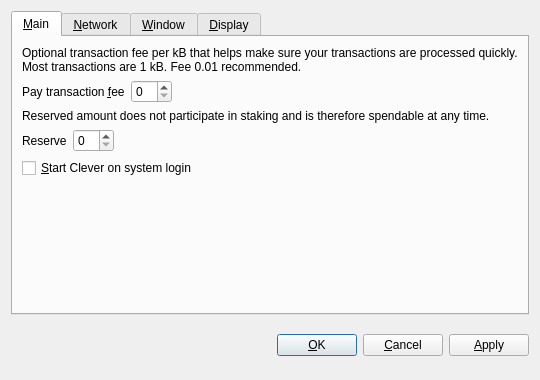
<?xml version="1.0" encoding="UTF-8"?>
<ui version="4.0">
 <class>OptionsDialog</class>
 <widget class="QDialog" name="OptionsDialog">
  <property name="geometry">
   <rect>
    <x>0</x>
    <y>0</y>
    <width>540</width>
    <height>380</height>
   </rect>
  </property>
  <property name="windowTitle">
   <string>Options</string>
  </property>
  <property name="modal">
   <bool>true</bool>
  </property>
  <layout class="QVBoxLayout" name="verticalLayout">
   <item>
    <widget class="QTabWidget" name="tabWidget">
     <property name="tabPosition">
      <enum>QTabWidget::North</enum>
     </property>
     <property name="currentIndex">
      <number>0</number>
     </property>
     <widget class="QWidget" name="tabMain">
      <attribute name="title">
       <string>&amp;Main</string>
      </attribute>
      <layout class="QVBoxLayout" name="verticalLayout_Main">
       <item>
        <widget class="QLabel" name="transactionFeeInfoLabel">
         <property name="text">
          <string>Optional transaction fee per kB that helps make sure your transactions are processed quickly. Most transactions are 1 kB. Fee 0.01 recommended.</string>
         </property>
         <property name="textFormat">
          <enum>Qt::PlainText</enum>
         </property>
         <property name="wordWrap">
          <bool>true</bool>
         </property>
        </widget>
       </item>
       <item>
        <layout class="QHBoxLayout" name="horizontalLayoutFee">
         <item>
          <widget class="QLabel" name="transactionFeeLabel">
           <property name="text">
            <string>Pay transaction &amp;fee</string>
           </property>
           <property name="textFormat">
            <enum>Qt::PlainText</enum>
           </property>
           <property name="buddy">
            <cstring>transactionFee</cstring>
           </property>
          </widget>
         </item>
         <item>
          <widget class="BitcoinAmountField" name="transactionFee"/>
         </item>
         <item>
          <spacer name="horizontalSpacerFee">
           <property name="orientation">
            <enum>Qt::Horizontal</enum>
           </property>
           <property name="sizeHint" stdset="0">
            <size>
             <width>40</width>
             <height>20</height>
            </size>
           </property>
          </spacer>
         </item>
        </layout>
       </item>
       <item>
        <widget class="QLabel" name="reserveBalanceInfoLabel">
         <property name="text">
          <string>Reserved amount does not participate in staking and is therefore spendable at any time.</string>
         </property>
         <property name="textFormat">
          <enum>Qt::PlainText</enum>
         </property>
         <property name="wordWrap">
          <bool>true</bool>
         </property>
        </widget>
       </item>
       <item>
        <layout class="QHBoxLayout" name="horizontalLayoutReserveBalance">
         <item>
          <widget class="QLabel" name="reserveBalanceLabel">
           <property name="text">
            <string>Reserve</string>
           </property>
           <property name="textFormat">
            <enum>Qt::PlainText</enum>
           </property>
           <property name="buddy">
            <cstring>reserveBalance</cstring>
           </property>
          </widget>
         </item>
         <item>
          <widget class="BitcoinAmountField" name="reserveBalance"/>
         </item>
         <item>
          <spacer name="horizontalSpacerReserveBalance">
           <property name="orientation">
            <enum>Qt::Horizontal</enum>
           </property>
           <property name="sizeHint" stdset="0">
            <size>
             <width>40</width>
             <height>20</height>
            </size>
           </property>
          </spacer>
         </item>
        </layout>
       </item>
       <item>
        <widget class="QCheckBox" name="bitcoinAtStartup">
         <property name="toolTip">
          <string>Automatically start Clever after logging in to the system.</string>
         </property>
         <property name="text">
          <string>&amp;Start Clever on system login</string>
         </property>
        </widget>
       </item>
       <item>
        <spacer name="verticalSpacer_Main">
         <property name="orientation">
          <enum>Qt::Vertical</enum>
         </property>
         <property name="sizeHint" stdset="0">
          <size>
           <width>20</width>
           <height>40</height>
          </size>
         </property>
        </spacer>
       </item>
      </layout>
     </widget>
     <widget class="QWidget" name="tabNetwork">
      <attribute name="title">
       <string>&amp;Network</string>
      </attribute>
      <layout class="QVBoxLayout" name="verticalLayout_Network">
       <item>
        <widget class="QCheckBox" name="mapPortUpnp">
         <property name="toolTip">
          <string>Automatically open the Clever client port on the router. This only works when your router supports UPnP and it is enabled.</string>
         </property>
         <property name="text">
          <string>Map port using &amp;UPnP</string>
         </property>
        </widget>
       </item>
       <item>
        <widget class="QCheckBox" name="connectSocks">
         <property name="toolTip">
          <string>Connect to the Clever network through a SOCKS5 proxy (e.g. when connecting through Tor).</string>
         </property>
         <property name="text">
          <string>&amp;Connect through SOCKS5 proxy:</string>
         </property>
        </widget>
       </item>
       <item>
        <layout class="QHBoxLayout" name="horizontalLayout_Network">
         <item>
          <widget class="QLabel" name="proxyIpLabel">
           <property name="text">
            <string>Proxy &amp;IP:</string>
           </property>
           <property name="textFormat">
            <enum>Qt::PlainText</enum>
           </property>
           <property name="buddy">
            <cstring>proxyIp</cstring>
           </property>
          </widget>
         </item>
         <item>
          <widget class="QValidatedLineEdit" name="proxyIp">
           <property name="maximumSize">
            <size>
             <width>140</width>
             <height>16777215</height>
            </size>
           </property>
           <property name="toolTip">
            <string>IP address of the proxy (e.g. 127.0.0.1)</string>
           </property>
          </widget>
         </item>
         <item>
          <widget class="QLabel" name="proxyPortLabel">
           <property name="text">
            <string>&amp;Port:</string>
           </property>
           <property name="textFormat">
            <enum>Qt::PlainText</enum>
           </property>
           <property name="buddy">
            <cstring>proxyPort</cstring>
           </property>
          </widget>
         </item>
         <item>
          <widget class="QLineEdit" name="proxyPort">
           <property name="maximumSize">
            <size>
             <width>55</width>
             <height>16777215</height>
            </size>
           </property>
           <property name="toolTip">
            <string>Port of the proxy (e.g. 9050)</string>
           </property>
          </widget>
         </item>
         <item>
          <spacer name="horizontalSpacer_Network">
           <property name="orientation">
            <enum>Qt::Horizontal</enum>
           </property>
           <property name="sizeHint" stdset="0">
            <size>
             <width>40</width>
             <height>20</height>
            </size>
           </property>
          </spacer>
         </item>
        </layout>
       </item>
       <item>
        <spacer name="verticalSpacer_Network">
         <property name="orientation">
          <enum>Qt::Vertical</enum>
         </property>
         <property name="sizeHint" stdset="0">
          <size>
           <width>20</width>
           <height>40</height>
          </size>
         </property>
        </spacer>
       </item>
      </layout>
     </widget>
     <widget class="QWidget" name="tabWindow">
      <attribute name="title">
       <string>&amp;Window</string>
      </attribute>
      <layout class="QVBoxLayout" name="verticalLayout_Window">
       <item>
        <widget class="QCheckBox" name="minimizeToTray">
         <property name="toolTip">
          <string>Show only a tray icon after minimizing the window.</string>
         </property>
         <property name="text">
          <string>&amp;Minimize to the tray instead of the taskbar</string>
         </property>
        </widget>
       </item>
       <item>
        <widget class="QCheckBox" name="minimizeOnClose">
         <property name="toolTip">
          <string>Minimize instead of exit the application when the window is closed. When this option is enabled, the application will be closed only after selecting Quit in the menu.</string>
         </property>
         <property name="text">
          <string>M&amp;inimize on close</string>
         </property>
        </widget>
       </item>
       <item>
        <spacer name="verticalSpacer_Window">
         <property name="orientation">
          <enum>Qt::Vertical</enum>
         </property>
         <property name="sizeHint" stdset="0">
          <size>
           <width>20</width>
           <height>40</height>
          </size>
         </property>
        </spacer>
       </item>
      </layout>
     </widget>
     <widget class="QWidget" name="tabDisplay">
      <attribute name="title">
       <string>&amp;Display</string>
      </attribute>
      <layout class="QVBoxLayout" name="verticalLayout_Display">
       <item>
        <layout class="QHBoxLayout" name="horizontalLayout_1_Display">
         <item>
          <widget class="QLabel" name="langLabel">
           <property name="text">
            <string>User Interface &amp;language:</string>
           </property>
           <property name="textFormat">
            <enum>Qt::PlainText</enum>
           </property>
           <property name="buddy">
            <cstring>lang</cstring>
           </property>
          </widget>
         </item>
         <item>
          <widget class="QValueComboBox" name="lang">
           <property name="toolTip">
            <string>The user interface language can be set here. This setting will take effect after restarting Clever.</string>
           </property>
          </widget>
         </item>
        </layout>
       </item>
       <item>
        <layout class="QHBoxLayout" name="horizontalLayout_2_Display">
         <item>
          <widget class="QLabel" name="unitLabel">
           <property name="text">
            <string>&amp;Unit to show amounts in:</string>
           </property>
           <property name="textFormat">
            <enum>Qt::PlainText</enum>
           </property>
           <property name="buddy">
            <cstring>unit</cstring>
           </property>
          </widget>
         </item>
         <item>
          <widget class="QValueComboBox" name="unit">
           <property name="toolTip">
            <string>Choose the default subdivision unit to show in the interface and when sending coins.</string>
           </property>
          </widget>
         </item>
        </layout>
       </item>
       <item>
        <widget class="QCheckBox" name="coinControlFeatures">
         <property name="toolTip">
          <string>Whether to show coin control features or not.</string>
         </property>
         <property name="text">
          <string>Display coin &amp;control features (experts only!)</string>
         </property>
        </widget>
       </item>
       <item>
        <widget class="QCheckBox" name="minimizeCoinAge">
         <property name="toolTip">
          <string>Whether to select the coin outputs randomly or with minimal coin age.</string>
         </property>
         <property name="text">
          <string>Minimize weight consumption (experimental)</string>
         </property>
        </widget>
       </item>
       <item>
        <widget class="QCheckBox" name="useBlackTheme">
         <property name="text">
          <string>Use black visual theme (requires restart)</string>
         </property>
        </widget>
       </item>
       <item>
        <spacer name="verticalSpacer_Display">
         <property name="orientation">
          <enum>Qt::Vertical</enum>
         </property>
         <property name="sizeHint" stdset="0">
          <size>
           <width>20</width>
           <height>40</height>
          </size>
         </property>
        </spacer>
       </item>
      </layout>
     </widget>
    </widget>
   </item>
   <item>
    <layout class="QHBoxLayout" name="horizontalLayout_Buttons">
     <item>
      <spacer name="horizontalSpacer_1">
       <property name="orientation">
        <enum>Qt::Horizontal</enum>
       </property>
       <property name="sizeHint" stdset="0">
        <size>
         <width>40</width>
         <height>48</height>
        </size>
       </property>
      </spacer>
     </item>
     <item>
      <widget class="QLabel" name="statusLabel">
       <property name="font">
        <font>
         <weight>75</weight>
         <bold>true</bold>
        </font>
       </property>
       <property name="text">
        <string/>
       </property>
       <property name="textFormat">
        <enum>Qt::PlainText</enum>
       </property>
       <property name="wordWrap">
        <bool>true</bool>
       </property>
      </widget>
     </item>
     <item>
      <spacer name="horizontalSpacer_2">
       <property name="orientation">
        <enum>Qt::Horizontal</enum>
       </property>
       <property name="sizeHint" stdset="0">
        <size>
         <width>40</width>
         <height>48</height>
        </size>
       </property>
      </spacer>
     </item>
     <item>
      <widget class="QPushButton" name="okButton">
       <property name="text">
        <string>&amp;OK</string>
       </property>
      </widget>
     </item>
     <item>
      <widget class="QPushButton" name="cancelButton">
       <property name="text">
        <string>&amp;Cancel</string>
       </property>
       <property name="autoDefault">
        <bool>false</bool>
       </property>
      </widget>
     </item>
     <item>
      <widget class="QPushButton" name="applyButton">
       <property name="text">
        <string>&amp;Apply</string>
       </property>
       <property name="autoDefault">
        <bool>false</bool>
       </property>
      </widget>
     </item>
    </layout>
   </item>
  </layout>
 </widget>
 <customwidgets>
  <customwidget>
   <class>BitcoinAmountField</class>
   <extends>QSpinBox</extends>
   <header>bitcoinamountfield.h</header>
  </customwidget>
  <customwidget>
   <class>QValueComboBox</class>
   <extends>QComboBox</extends>
   <header>qvaluecombobox.h</header>
  </customwidget>
  <customwidget>
   <class>QValidatedLineEdit</class>
   <extends>QLineEdit</extends>
   <header>qvalidatedlineedit.h</header>
  </customwidget>
 </customwidgets>
 <resources/>
 <connections/>
</ui>
